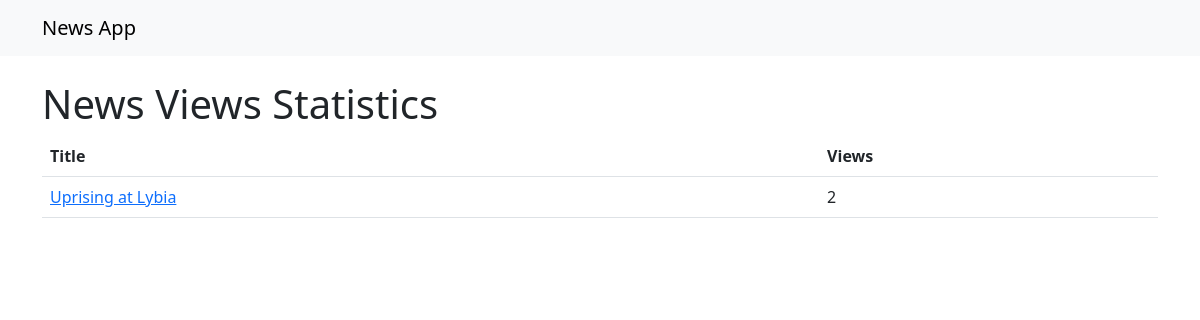
Before: /news/stats/ with the older database file.
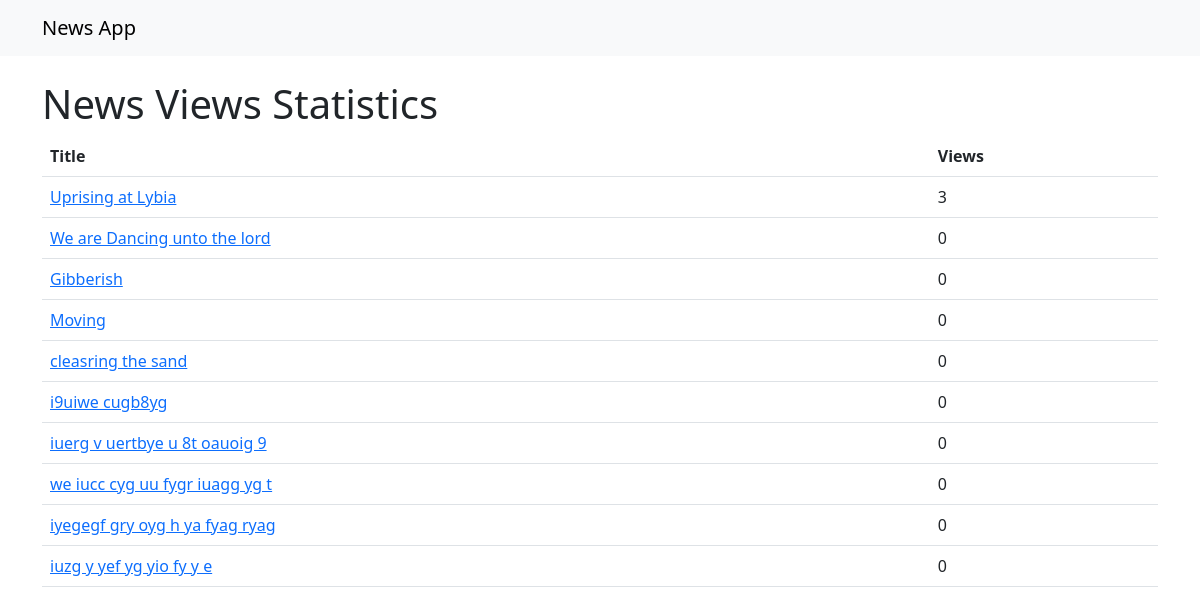
After: the same page with the newer database file.
### news/models.py (models this page shows)
class News(models.Model):
    title = models.CharField(max_length=255)
    text = models.TextField()
    image = models.ImageField(upload_to='http://127.0.0.1:8000/news_images/', blank=True, null=True)
    tags = models.ManyToManyField('Tag', related_name='news')
    created_at = models.DateTimeField(auto_now_add=True)
    views = models.IntegerField(default=0)

### news/urls.py (the view)
# urls.py: path('news/stats/', news_stats_view, name='news-stats'),
def news_stats_view(request):
    news_list = News.objects.all().order_by('-views')
    return render(request, 'news/news_stats.html', {'news_list': news_list})

### news/templates/news/news_stats.html (shortened to what this page needs)
{% extends 'news/base.html' %}
{% block content %}
    <h1>News Views Statistics</h1>
    <table class="table">
        <thead>
            <tr>
                <th>Title</th>
                <th>Views</th>
            </tr>
        </thead>
        <tbody>
            {% for news in news_list %}
                <tr>
                    <td><a href="{% url 'news-detail' news.id %}">{{ news.title }}</a></td>
                    <td>{{ news.views }}</td>
                </tr>
            {% endfor %}
        </tbody>
    </table>
{% endblock %}

Changed rows visible on the page:
changed News "Uprising at Lybia": views "2" → "3"
added News: title "We are Dancing unto the lord", views "0"
added News: title "Gibberish", views "0"
added News: title "Moving", views "0"
added News: title "cleasring the sand", views "0"
added News: title "i9uiwe cugb8yg", views "0"
added News: title "iuerg v uertbye u 8t oauoig 9", views "0"
added News: title "we iucc cyg uu fygr iuagg yg t", views "0"
added News: title "iyegegf gry oyg h ya fyag ryag", views "0"
added News: title "iuzg y yef yg yio fy y e", views "0"
